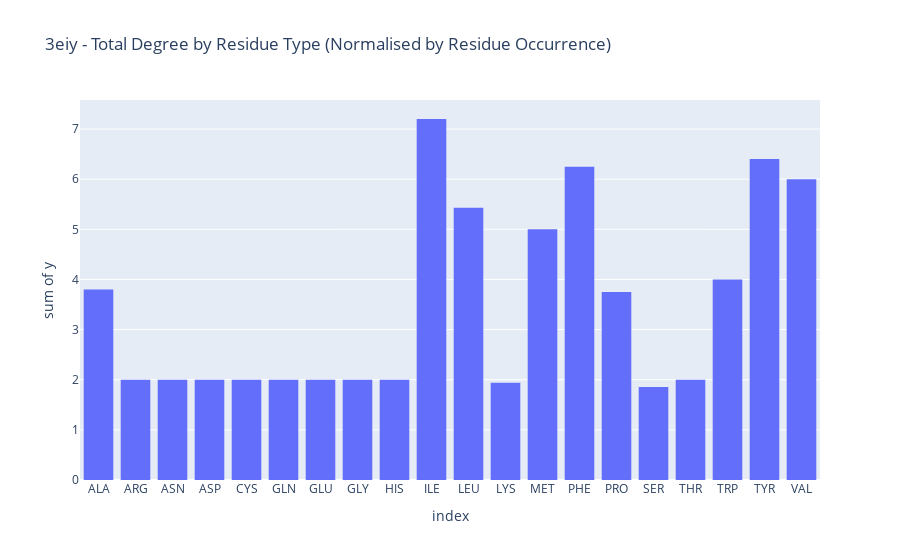

The code cell stored with this chart in its notebook:
### Code cell
fig = plot_degree_by_residue_type(g, normalise_by_residue_occurrence=True)
fig.show()

### Figure 1 — Plotly figure (JSON) as saved in the notebook; plotly's stock layout.template omitted (floating-point values rounded to 4 significant figures)
{"data": [{"alignmentgroup": "True", "bingroup": "x", "histfunc": "sum", "hovertemplate": "index=%{x}<br>sum of y=%{y}<extra></extra>", "legendgroup": "", "marker": {"color": "#636efa", "pattern": {"shape": ""}}, "name": "", "offsetgroup": "", "orientation": "v", "showlegend": false, "type": "histogram", "x": ["ALA", "ARG", "ASN", "ASP", "CYS", "GLN", "GLU", "GLY", "HIS", "ILE", "LEU", "LYS", "MET", "PHE", "PRO", "SER", "THR", "TRP", "TYR", "VAL"], "xaxis": "x", "y": [3.8, 2, 2, 2, 2, 2, 2, 2, 2, 7.2, 5.429, 1.938, 5, 6.25, 3.75, 1.857, 2, 4, 6.4, 6], "yaxis": "y"}], "layout": {"barmode": "relative", "legend": {"tracegroupgap": 0}, "title": {"text": "3eiy - Total Degree by Residue Type (Normalised by Residue Occurrence)"}, "xaxis": {"anchor": "y", "domain": [0, 1], "title": {"text": "index"}}, "yaxis": {"anchor": "x", "domain": [0, 1], "title": {"text": "sum of y"}}}}
